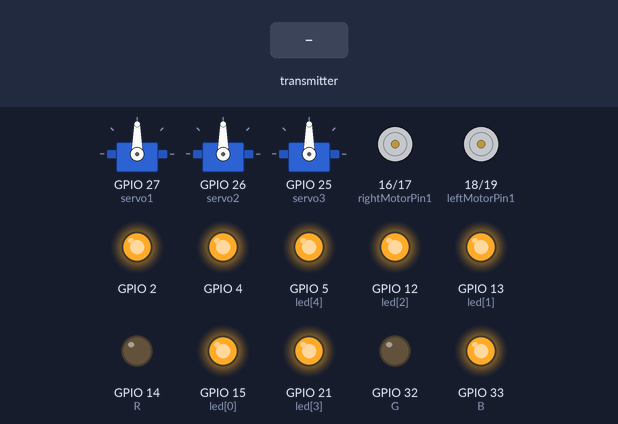
A sketch run on a simulated ESP32. Shown: 3 × servo, motor-driver pin pairs drawn as motors (green arrow = first pin HIGH = forward, orange = second pin HIGH = backward, longer = more drive, scaled by the enable pin), output pins drawn as LEDs (lit = HIGH). The test bench sets the inputs (shaded band). Random numbers use the default seed unless the sketch sets one.

Above: at 1.2 s.
1.3 s: the transmitter starts sending switch5Value = 64
At 1.55 s:
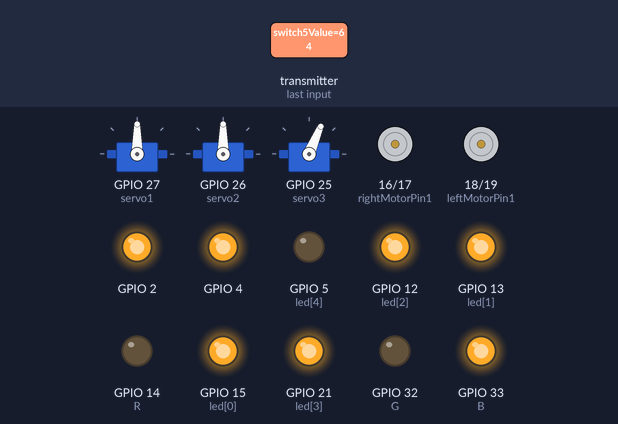
4.3 s: the transmitter starts sending lxAxisValue = 0
At 4.55 s:
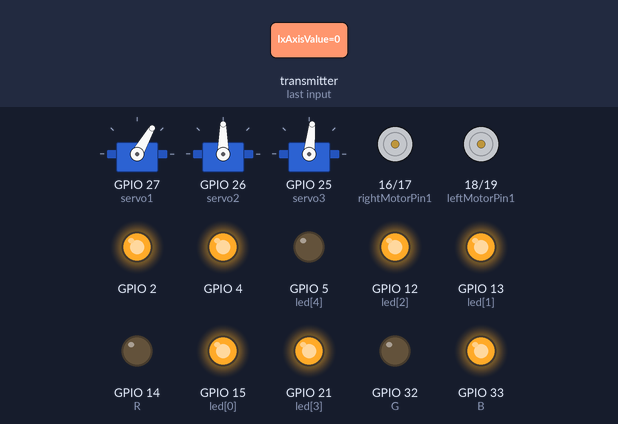
7.3 s: the transmitter starts sending lyAxisValue = 0
At 7.55 s:
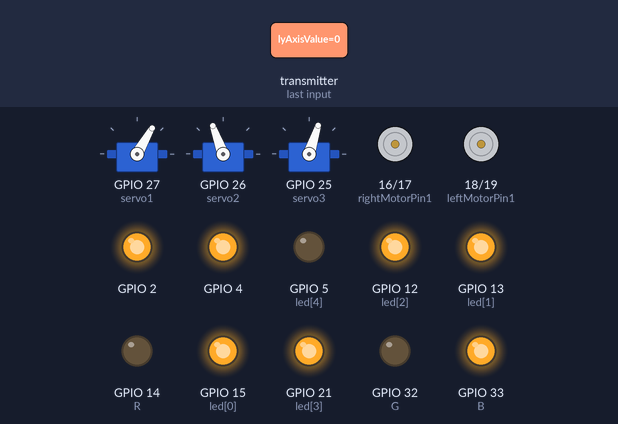
10.3 s: the transmitter starts sending xAxisValue = 0
At 10.55 s:
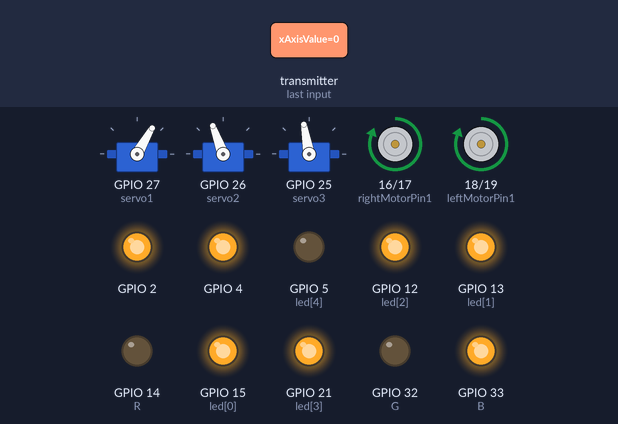
13.3 s: the transmitter starts sending yAxisValue = 0
At 13.55 s:
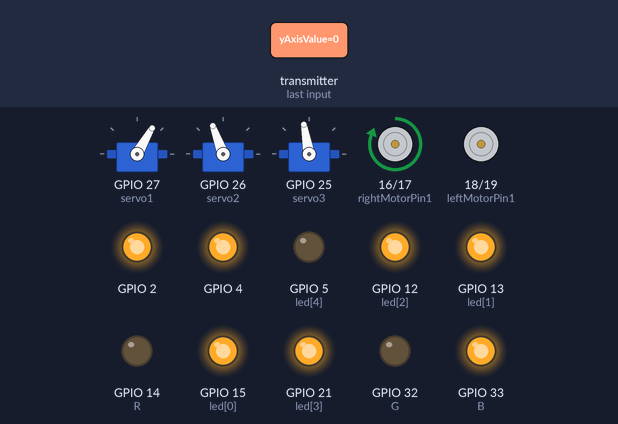
16.3 s: the transmitter starts sending switch1Value = 64
At 16.55 s:
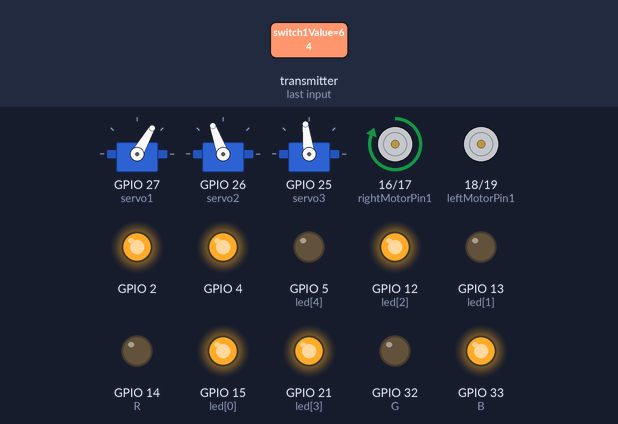
Timing chart, 0 to 20.3 s (numbered marks = the images above; inputs shaded):
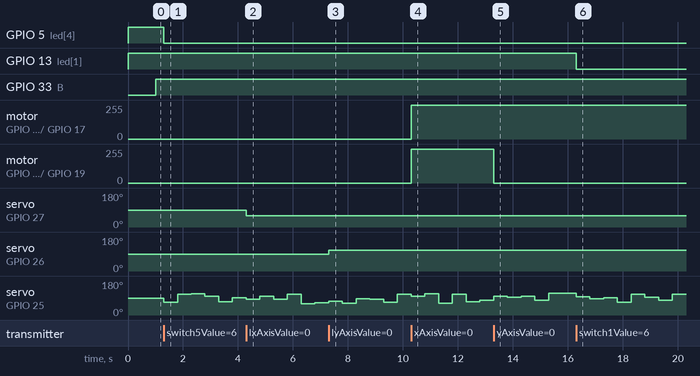

Measured:
- after the input at 1.3 s, GPIO 5 (led[4]): HIGH → LOW at once; servo on GPIO 25 (servo3): 90° → 67° at once, → 109° 0.50 s later, → 113° 0.50 s later, → 98° 0.50 s later, … (6 changes in this stretch)
- after the input at 4.3 s, servo on GPIO 27 (servo1): 90° → 60° at once
- after the input at 7.3 s, servo on GPIO 26 (servo2): 90° → 110° at once
- after the input at 10.3 s, motor on GPIO 16 (rightMotorPin1) / GPIO 17 (rightMotorPin2), motor on GPIO 18 (leftMotorPin1) / GPIO 19 (leftMotorPin2): stopped → forward 255/255 at once
- after the input at 13.3 s, motor on GPIO 18 (leftMotorPin1) / GPIO 19 (leftMotorPin2): forward 255/255 → stopped at once
- after the input at 16.3 s, GPIO 13 (led[1]): HIGH → LOW at once

The sketch:

sapphire.ino
```cpp
#include <esp_now.h>
#include <WiFi.h>
#include <ESP32Servo.h>

#define SIGNAL_TIMEOUT 1000  // This is signal timeout in milli seconds. We will reset the data if no signal

unsigned long lastRecvTime = 0;

struct PacketData
{
  byte lxAxisValue;
  byte lyAxisValue;
  byte xAxisValue;
  byte yAxisValue;

  byte switch1Value;
  byte switch2Value;
  byte switch3Value;
  byte switch4Value;
  byte switch5Value;
  byte switch6Value;
};
PacketData receiverData;
Servo servo1;
Servo servo2;
Servo servo3;

const int B = 33;
const int G = 32;
const int R = 14;
const int led[] = {15,13,12,21,5};
int num = 5;
int enableRightMotor=22;
int rightMotorPin1=16;
int rightMotorPin2=17;
//Left motor
int enableLeftMotor=23;
int leftMotorPin1=18;
int leftMotorPin2=19;

#define MAX_MOTOR_SPEED 200
const int PWMFreq = 1000; /* 1 KHz */
const int PWMResolution = 8;
const int rightMotorPWMSpeedChannel = 4;
const int leftMotorPWMSpeedChannel = 5;

void setInputDefaultValues()
{
  // The middle position for joystick. (254/2=127)
  receiverData.lxAxisValue = 127;
  receiverData.lyAxisValue = 127;
  receiverData.xAxisValue = 127;
  receiverData.yAxisValue = 127;
  receiverData.switch1Value = LOW;
  receiverData.switch2Value = LOW;
  receiverData.switch3Value = HIGH;
  receiverData.switch4Value = LOW;
  receiverData.switch5Value = LOW;
  receiverData.switch6Value = HIGH;
}

void mapAndWriteValues()
{
  servo1.write(map(receiverData.lxAxisValue, 0, 254, 60, 120));
  servo2.write(map(receiverData.lyAxisValue, 254, 0, 70, 110));
  int throttle = map( receiverData.xAxisValue, 254, 0, -255, 255);
  int steering = map( receiverData.yAxisValue, 0, 254, -255, 255);
  int motorDirection = 1;

  if (throttle < 0)       //Move car backward
  {
    motorDirection = -1;
  }

  int rightMotorSpeed, leftMotorSpeed;
  rightMotorSpeed =  abs(throttle) - steering;
  leftMotorSpeed =  abs(throttle) + steering;
  rightMotorSpeed = constrain(rightMotorSpeed, 0, 255);
  leftMotorSpeed = constrain(leftMotorSpeed, 0, 255);

  rotateMotor(rightMotorSpeed * motorDirection, leftMotorSpeed * motorDirection);
  digitalWrite(led[0], receiverData.switch3Value); digitalWrite(4, receiverData.switch3Value);
  digitalWrite(2, receiverData.switch6Value);
  if(receiverData.switch1Value){digitalWrite(led[1], !receiverData.switch1Value);analogWrite(B,255);analogWrite(R,0);analogWrite(G,0);}else{digitalWrite(led[1],HIGH);}
  if(receiverData.switch2Value){digitalWrite(led[2], !receiverData.switch2Value);analogWrite(B,0);analogWrite(R,0);analogWrite(G,255);}else{digitalWrite(led[2],HIGH);}
  if(receiverData.switch4Value){digitalWrite(led[3], !receiverData.switch4Value);analogWrite(B,0);analogWrite(R,255);analogWrite(G,0);}else{digitalWrite(led[3],HIGH);}
  if(receiverData.switch5Value){digitalWrite(led[4], !receiverData.switch5Value);servo3.write(random(60,120));}else{digitalWrite(led[4],HIGH);}


}

void rotateMotor(int rightMotorSpeed, int leftMotorSpeed)
{
  if (rightMotorSpeed < 0)
  {
    digitalWrite(rightMotorPin1,LOW);
    digitalWrite(rightMotorPin2,HIGH);
  }
  else if (rightMotorSpeed > 0)
  {
    digitalWrite(rightMotorPin1,HIGH);
    digitalWrite(rightMotorPin2,LOW);
  }
  else
  {
    digitalWrite(rightMotorPin1,LOW);
    digitalWrite(rightMotorPin2,LOW);
  }

  if (leftMotorSpeed < 0)
  {
    digitalWrite(leftMotorPin1,LOW);
    digitalWrite(leftMotorPin2,HIGH);
  }
  else if (leftMotorSpeed > 0)
  {
    digitalWrite(leftMotorPin1,HIGH);
    digitalWrite(leftMotorPin2,LOW);
  }
  else
  {
    digitalWrite(leftMotorPin1,LOW);
    digitalWrite(leftMotorPin2,LOW);
  }

  ledcWrite(rightMotorPWMSpeedChannel, abs(rightMotorSpeed));
  ledcWrite(leftMotorPWMSpeedChannel, abs(leftMotorSpeed));
}

void OnDataRecv(const uint8_t * mac, const uint8_t *incomingData, int len)
{
  if (len == 0)
  {
    return;
  }
  memcpy(&receiverData, incomingData, sizeof(receiverData));
  mapAndWriteValues();
  lastRecvTime = millis();
}

void setUpPinModes()
{
  servo1.attach(27);
  servo2.attach(26);
  servo3.attach(25);
  pinMode(B,OUTPUT);
  pinMode(R,OUTPUT);
  pinMode(G,OUTPUT);
  for(int i = 0;i<num;i++){pinMode(led[i],OUTPUT);}
  pinMode(4,OUTPUT);
  pinMode(2,OUTPUT);
  pinMode(enableRightMotor,OUTPUT);
  pinMode(rightMotorPin1,OUTPUT);
  pinMode(rightMotorPin2,OUTPUT);
  pinMode(enableLeftMotor,OUTPUT);
  pinMode(leftMotorPin1,OUTPUT);
  pinMode(leftMotorPin2,OUTPUT);
  ledcSetup(rightMotorPWMSpeedChannel, PWMFreq, PWMResolution);
  ledcSetup(leftMotorPWMSpeedChannel, PWMFreq, PWMResolution);
  ledcAttachPin(enableRightMotor, rightMotorPWMSpeedChannel);
  ledcAttachPin(enableLeftMotor, leftMotorPWMSpeedChannel);
  rotateMotor(0, 0);
  setInputDefaultValues();
  mapAndWriteValues();
}

void setup()
{
  setUpPinModes();

  Serial.begin(115200);
  WiFi.mode(WIFI_STA);

  // Init ESP-NOW
  if (esp_now_init() != ESP_OK)
  {
    Serial.println("Error initializing ESP-NOW");
    return;
  }
  esp_now_register_recv_cb(OnDataRecv);
}

void loop()
{
  //Check Signal lost.
  unsigned long now = millis();
  if ( now - lastRecvTime > SIGNAL_TIMEOUT )
  {
    setInputDefaultValues();
    mapAndWriteValues();
    rotateMotor(0, 0);
    analogWrite(B,255);analogWrite(R,0);analogWrite(G,0);
    for(int i = 0;i<num;i++){pinMode(led[i],HIGH);}
  }
}
```
